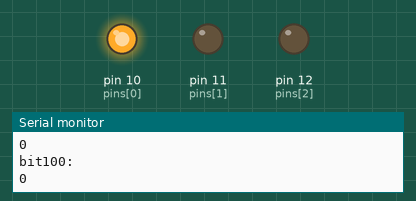
This sketch was run on a simulated Arduino Leonardo, built with avr-gcc and run on an emulated ATmega32U4. On the bench: output pins drawn as LEDs (lit = HIGH), the last lines printed to the serial monitor.

Above: at 0.5 s.
At 2.5 s:
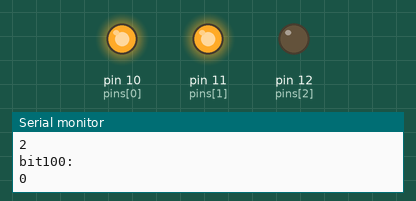
At 3.5 s:
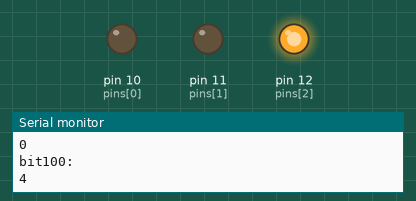
At 4.5 s:
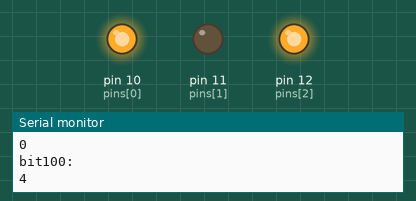
At 6.5 s:
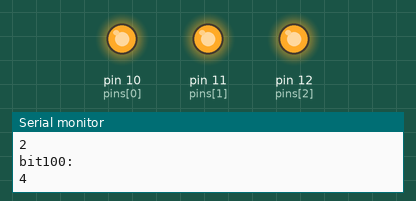
At 9.5 s:
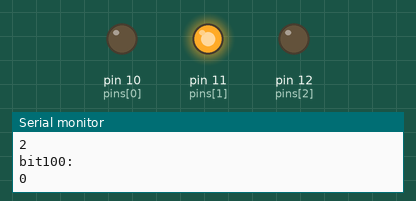
Timing chart, 0 to 10.4 s (numbered marks = the images above):
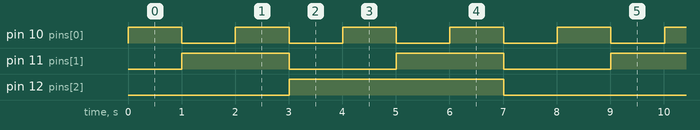

The sketch:

TestBunkatsu.ino
```cpp
int pins[3] = {10,11,12};
int count = 0;

void setup()
{
	Serial.begin(9600);
	for (int i = 0; i < sizeof(pins) / sizeof(pins[0]); i++) {
		pinMode(pins[i], OUTPUT);
	}
	Serial.println("Hello");
}

void loop(){
	count++;
	Serial.println(count);
	Serial.println("bit1  :");
	Serial.println(count & 1);
	Serial.println("bit10 :");
	Serial.println(count & 2);
	Serial.println("bit100:");
	Serial.println(count & 4);
	ledFlashBinary();
	delay(1000);
	count = count >= 8 ? 0 : count;
}
```

led_byte.ino
```cpp
static void ledFlashBinary() {
	int i, j;
	byte state;
	for (i = 0, j = 1; i < sizeof(pins) / sizeof(pins[0]); i++, j = j * 2)
	{
    //この()は重要。ないと挙動がおかしくなる。
		state = (count & j) > 0 ? HIGH : LOW;
		digitalWrite(pins[i], state);
	}
}
```

Measured:
- by itself, pin 10 (pins[0]): alternates HIGH for 1.0 s and LOW for 1.0 s
- by itself, pin 11 (pins[1]): alternates HIGH for 2.0 s and LOW for 2.0 s
- by itself, pin 12 (pins[2]): alternates HIGH for 4.0 s and LOW for 4.0 s
